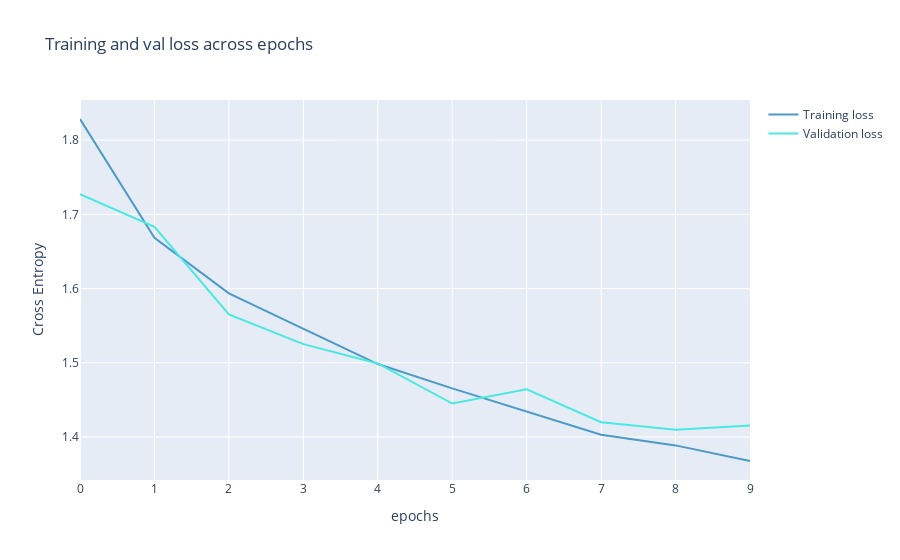

The cell this chart's notebook holds for it:
### Markdown cell above
* Display the evolution of the loss and the validation loss using plotly

### Code cell
from plotly import graph_objects as go
color_chart = ["#4B9AC7", "#4BE8E0", "#9DD4F3", "#97FBF6", "#2A7FAF", "#23B1AB", "#0E3449", "#015955"]

history = history_dict
fig = go.Figure(data=[
                      go.Scatter(
                          y=history["loss"],
                          name="Training loss",
                          mode="lines",
                          marker=dict(
                              color=color_chart[0]
                          )),
                      go.Scatter(
                          y=history["val_loss"],
                          name="Validation loss",
                          mode="lines",
                          marker=dict(
                              color=color_chart[1]
                          ))
])
fig.update_layout(
    title='Training and val loss across epochs',
    xaxis_title='epochs',
    yaxis_title='Cross Entropy'    
)
fig.show()

### Figure 1 — Plotly figure (JSON) as saved in the notebook; plotly's stock layout.template omitted (floating-point values rounded to 4 significant figures)
{"data": [{"marker": {"color": "#4B9AC7"}, "mode": "lines", "name": "Training loss", "type": "scatter", "y": [1.828, 1.668, 1.594, 1.546, 1.498, 1.466, 1.434, 1.403, 1.389, 1.368]}, {"marker": {"color": "#4BE8E0"}, "mode": "lines", "name": "Validation loss", "type": "scatter", "y": [1.727, 1.683, 1.565, 1.525, 1.499, 1.445, 1.464, 1.42, 1.41, 1.415]}], "layout": {"title": {"text": "Training and val loss across epochs"}, "xaxis": {"title": {"text": "epochs"}}, "yaxis": {"title": {"text": "Cross Entropy"}}}}
